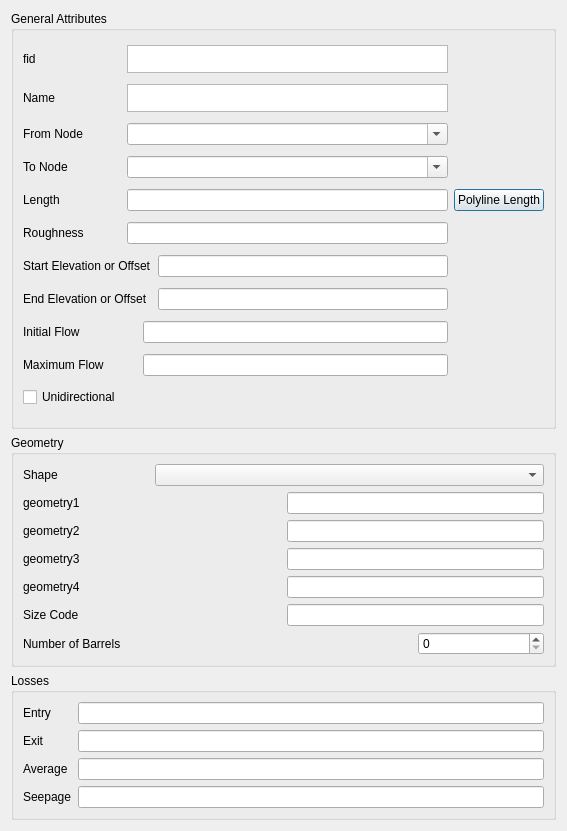
<?xml version="1.0" encoding="UTF-8"?>
<ui version="4.0">
 <class>SwmmLinksConduitEditor</class>
 <widget class="QDialog" name="SwmmLinksConduitEditor">
  <property name="geometry">
   <rect>
    <x>0</x>
    <y>0</y>
    <width>567</width>
    <height>831</height>
   </rect>
  </property>
  <property name="windowTitle">
   <string>SWMM Conduit Links Editor</string>
  </property>
  <layout class="QVBoxLayout" name="verticalLayout">
   <item>
    <widget class="QGroupBox" name="groupBox">
     <property name="sizePolicy">
      <sizepolicy hsizetype="Preferred" vsizetype="Preferred">
       <horstretch>0</horstretch>
       <verstretch>0</verstretch>
      </sizepolicy>
     </property>
     <property name="title">
      <string>General Attributes</string>
     </property>
     <property name="alignment">
      <set>Qt::AlignLeading|Qt::AlignLeft|Qt::AlignTop</set>
     </property>
     <layout class="QGridLayout" name="gridLayout">
      <item row="0" column="0">
       <widget class="QLabel" name="label_16">
        <property name="text">
         <string>fid</string>
        </property>
       </widget>
      </item>
      <item row="3" column="1" colspan="3">
       <widget class="QComboBox" name="cbx_from_node_4">
        <property name="editable">
         <bool>true</bool>
        </property>
       </widget>
      </item>
      <item row="2" column="1" colspan="3">
       <widget class="QComboBox" name="From_Node">
        <property name="editable">
         <bool>true</bool>
        </property>
       </widget>
      </item>
      <item row="7" column="0" colspan="3">
       <widget class="QLabel" name="label_20">
        <property name="text">
         <string>End Elevation or Offset</string>
        </property>
       </widget>
      </item>
      <item row="1" column="1" colspan="3">
       <widget class="QTextEdit" name="Name">
        <property name="maximumSize">
         <size>
          <width>16777215</width>
          <height>28</height>
         </size>
        </property>
       </widget>
      </item>
      <item row="4" column="4">
       <widget class="QPushButton" name="pushButton_2">
        <property name="text">
         <string>Polyline Length</string>
        </property>
       </widget>
      </item>
      <item row="3" column="0">
       <widget class="QLabel" name="label_12">
        <property name="text">
         <string>To Node</string>
        </property>
       </widget>
      </item>
      <item row="9" column="0" colspan="2">
       <widget class="QLabel" name="label_11">
        <property name="text">
         <string>Maximum Flow</string>
        </property>
       </widget>
      </item>
      <item row="2" column="0">
       <widget class="QLabel" name="label_15">
        <property name="text">
         <string>From Node</string>
        </property>
       </widget>
      </item>
      <item row="5" column="1" colspan="3">
       <widget class="QLineEdit" name="Roughness"/>
      </item>
      <item row="6" column="0" colspan="3">
       <widget class="QLabel" name="label_13">
        <property name="text">
         <string>Start Elevation or Offset</string>
        </property>
       </widget>
      </item>
      <item row="4" column="1" colspan="3">
       <widget class="QLineEdit" name="Length"/>
      </item>
      <item row="8" column="2" colspan="2">
       <widget class="QLineEdit" name="InitFlow"/>
      </item>
      <item row="9" column="2" colspan="2">
       <widget class="QLineEdit" name="MaxFlow"/>
      </item>
      <item row="1" column="0">
       <widget class="QLabel" name="label_18">
        <property name="text">
         <string>Name</string>
        </property>
       </widget>
      </item>
      <item row="8" column="0">
       <widget class="QLabel" name="label_14">
        <property name="text">
         <string>Initial Flow</string>
        </property>
       </widget>
      </item>
      <item row="5" column="0">
       <widget class="QLabel" name="label_17">
        <property name="text">
         <string>Roughness</string>
        </property>
       </widget>
      </item>
      <item row="6" column="3">
       <widget class="QLineEdit" name="InOffset"/>
      </item>
      <item row="7" column="3">
       <widget class="QLineEdit" name="OutOffset"/>
      </item>
      <item row="4" column="0">
       <widget class="QLabel" name="label_19">
        <property name="text">
         <string>Length</string>
        </property>
       </widget>
      </item>
      <item row="0" column="1" colspan="3">
       <widget class="QTextEdit" name="fid">
        <property name="sizePolicy">
         <sizepolicy hsizetype="Expanding" vsizetype="Preferred">
          <horstretch>0</horstretch>
          <verstretch>0</verstretch>
         </sizepolicy>
        </property>
        <property name="maximumSize">
         <size>
          <width>16777215</width>
          <height>28</height>
         </size>
        </property>
       </widget>
      </item>
      <item row="10" column="0">
       <widget class="QCheckBox" name="losses_Flap">
        <property name="text">
         <string>Unidirectional</string>
        </property>
       </widget>
      </item>
     </layout>
    </widget>
   </item>
   <item>
    <widget class="QGroupBox" name="groupBox_2">
     <property name="title">
      <string>Geometry</string>
     </property>
     <layout class="QGridLayout" name="gridLayout_2">
      <item row="0" column="0">
       <widget class="QLabel" name="label">
        <property name="text">
         <string>Shape</string>
        </property>
       </widget>
      </item>
      <item row="0" column="1" colspan="3">
       <widget class="QComboBox" name="cbx_shape"/>
      </item>
      <item row="1" column="0" colspan="2">
       <widget class="QLabel" name="txt_geom1">
        <property name="text">
         <string>geometry1</string>
        </property>
       </widget>
      </item>
      <item row="1" column="2" colspan="2">
       <widget class="QLineEdit" name="edt_geom1"/>
      </item>
      <item row="2" column="0" colspan="2">
       <widget class="QLabel" name="txt_geom2">
        <property name="text">
         <string>geometry2</string>
        </property>
       </widget>
      </item>
      <item row="2" column="2" colspan="2">
       <widget class="QLineEdit" name="edt_geom2"/>
      </item>
      <item row="3" column="0" colspan="2">
       <widget class="QLabel" name="txt_geom3">
        <property name="text">
         <string>geometry3</string>
        </property>
       </widget>
      </item>
      <item row="3" column="2" colspan="2">
       <widget class="QLineEdit" name="edt_geom3"/>
      </item>
      <item row="4" column="0" colspan="2">
       <widget class="QLabel" name="txt_geom4">
        <property name="text">
         <string>geometry4</string>
        </property>
       </widget>
      </item>
      <item row="4" column="2" colspan="2">
       <widget class="QLineEdit" name="edt_geom4"/>
      </item>
      <item row="5" column="0" colspan="2">
       <widget class="QLabel" name="txt_size_code">
        <property name="layoutDirection">
         <enum>Qt::RightToLeft</enum>
        </property>
        <property name="text">
         <string>Size Code</string>
        </property>
       </widget>
      </item>
      <item row="5" column="2" colspan="2">
       <widget class="QLineEdit" name="edt_size_code"/>
      </item>
      <item row="6" column="0" colspan="3">
       <widget class="QLabel" name="label_2">
        <property name="frameShape">
         <enum>QFrame::NoFrame</enum>
        </property>
        <property name="text">
         <string>Number of Barrels</string>
        </property>
       </widget>
      </item>
      <item row="6" column="3">
       <widget class="QSpinBox" name="spinBox"/>
      </item>
     </layout>
    </widget>
   </item>
   <item>
    <widget class="QGroupBox" name="groupBox_3">
     <property name="title">
      <string>Losses</string>
     </property>
     <layout class="QGridLayout" name="gridLayout_3">
      <item row="0" column="0">
       <widget class="QLabel" name="label_3">
        <property name="text">
         <string>Entry</string>
        </property>
       </widget>
      </item>
      <item row="0" column="1">
       <widget class="QLineEdit" name="lineEdit_6"/>
      </item>
      <item row="1" column="0">
       <widget class="QLabel" name="label_4">
        <property name="text">
         <string>Exit</string>
        </property>
       </widget>
      </item>
      <item row="1" column="1">
       <widget class="QLineEdit" name="lineEdit_13"/>
      </item>
      <item row="2" column="0">
       <widget class="QLabel" name="label_5">
        <property name="text">
         <string>Average</string>
        </property>
       </widget>
      </item>
      <item row="2" column="1">
       <widget class="QLineEdit" name="lineEdit_14"/>
      </item>
      <item row="3" column="0">
       <widget class="QLabel" name="label_7">
        <property name="text">
         <string>Seepage</string>
        </property>
       </widget>
      </item>
      <item row="3" column="1">
       <widget class="QLineEdit" name="lineEdit_16"/>
      </item>
     </layout>
    </widget>
   </item>
  </layout>
 </widget>
 <resources/>
 <connections/>
</ui>
